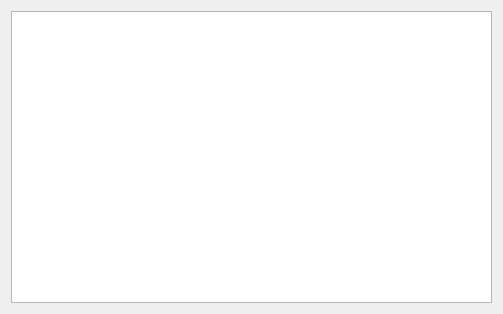
<?xml version="1.0" encoding="UTF-8"?>
<ui version="4.0">
 <class>CountMeasurementTesting</class>
 <widget class="QWidget" name="CountMeasurementTesting">
  <property name="geometry">
   <rect>
    <x>0</x>
    <y>0</y>
    <width>503</width>
    <height>314</height>
   </rect>
  </property>
  <property name="windowTitle">
   <string>Form</string>
  </property>
  <layout class="QGridLayout" name="gridLayout">
   <item row="0" column="0">
    <widget class="QTableWidget" name="tableWidget"/>
   </item>
  </layout>
 </widget>
 <resources/>
 <connections/>
</ui>
